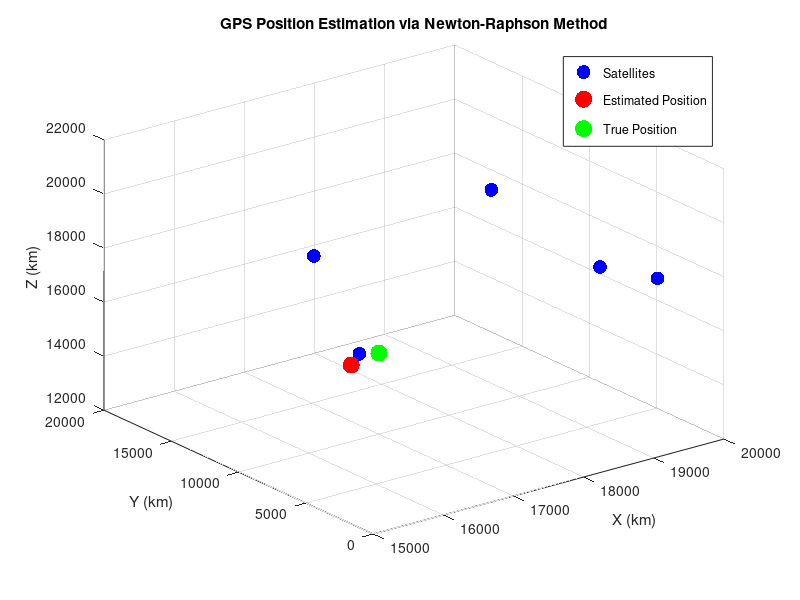

MATLAB code for this plot:
clear;
clc;
close all;
sat_positions = [15600, 7540, 20140;
                 18760, 2750, 18610;
                 17610, 14630, 13480;
                 19170, 610, 18390;
                 18450, 9200, 20200];

true_position = [17000, 10000, 15000];


c = 3e5;
time_errors = 0.0005 * randn(5,1);
measured_pseudoranges = sqrt(sum((sat_positions - true_position).^2, 2)) + c * time_errors;

estimated_position = mean(sat_positions);


for iter = 1:10
    est_pseudoranges = sqrt(sum((sat_positions - estimated_position).^2, 2));

    H = [(estimated_position(1) - sat_positions(:,1)) ./ est_pseudoranges, ...
         (estimated_position(2) - sat_positions(:,2)) ./ est_pseudoranges, ...
         (estimated_position(3) - sat_positions(:,3)) ./ est_pseudoranges];

    delta_p = measured_pseudoranges - est_pseudoranges;
    correction = (H' * H) \ (H' * delta_p);


    estimated_position = estimated_position + correction';

    % Check for convergence
    if norm(correction) < 1e-3
        break;
    end
end


disp("True Position (km): "), disp(true_position);
disp("Estimated Position (km): "), disp(estimated_position);


figure;
scatter3(sat_positions(:,1), sat_positions(:,2), sat_positions(:,3), 100, 'b', 'filled');
hold on;
scatter3(estimated_position(1), estimated_position(2), estimated_position(3), 150, 'r', 'filled');
scatter3(true_position(1), true_position(2), true_position(3), 150, 'g', 'filled');
legend('Satellites', 'Estimated Position', 'True Position');
xlabel('X (km)'); ylabel('Y (km)'); zlabel('Z (km)');
title('GPS Position Estimation via Newton-Raphson Method');
grid on;
